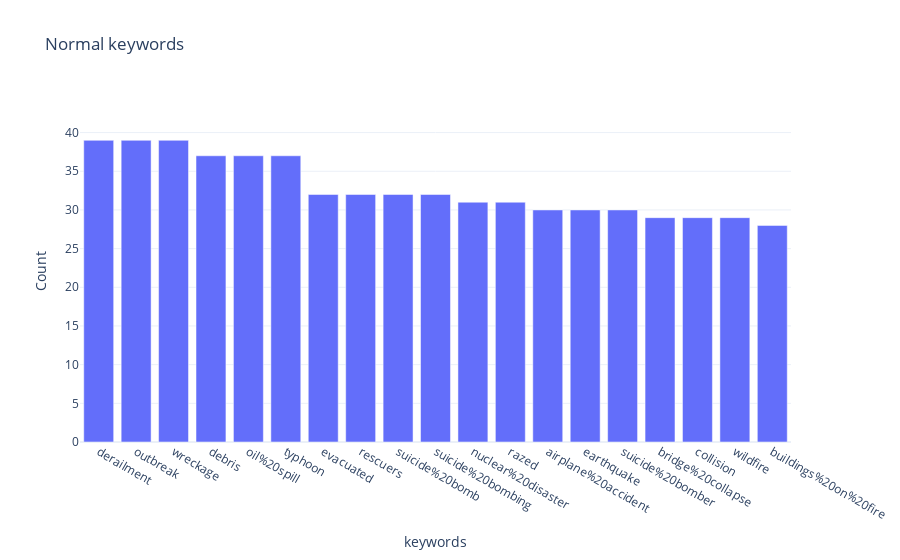

The notebook cell saved with this chart:
### Code cell
a = nltk.FreqDist(df['keyword'][df['target']==1])
d = pd.DataFrame({'keyword': list(a.keys()), 'Count': list(a.values())})

# selecting top 20 most frequent hashtags
d = d.nlargest(columns="Count", n = 20)
ticks = d.keyword.tolist()

    
fig = px.bar(x=ticks, y=d['Count'], title='Normal keywords', template='plotly_white')
fig.update_layout(
    xaxis = dict(title = 'keywords'),
    yaxis = dict(title='Count'),)
fig.show()

### Figure 1 — Plotly figure (JSON) as saved in the notebook; plotly's stock layout.template omitted (floating-point values rounded to 4 significant figures)
{"data": [{"alignmentgroup": "True", "hovertemplate": "x=%{x}<br>y=%{y}<extra></extra>", "legendgroup": "", "marker": {"color": "#636efa", "pattern": {"shape": ""}}, "name": "", "offsetgroup": "", "orientation": "v", "showlegend": false, "textposition": "auto", "type": "bar", "x": [null, "derailment", "outbreak", "wreckage", "debris", "oil%20spill", "typhoon", "evacuated", "rescuers", "suicide%20bomb", "suicide%20bombing", "nuclear%20disaster", "razed", "airplane%20accident", "earthquake", "suicide%20bomber", "bridge%20collapse", "collision", "wildfire", "buildings%20on%20fire"], "xaxis": "x", "y": [42, 39, 39, 39, 37, 37, 37, 32, 32, 32, 32, 31, 31, 30, 30, 30, 29, 29, 29, 28], "yaxis": "y"}], "layout": {"barmode": "relative", "legend": {"tracegroupgap": 0}, "title": {"text": "Normal keywords"}, "xaxis": {"anchor": "y", "domain": [0, 1], "title": {"text": "keywords"}}, "yaxis": {"anchor": "x", "domain": [0, 1], "title": {"text": "Count"}}}}
